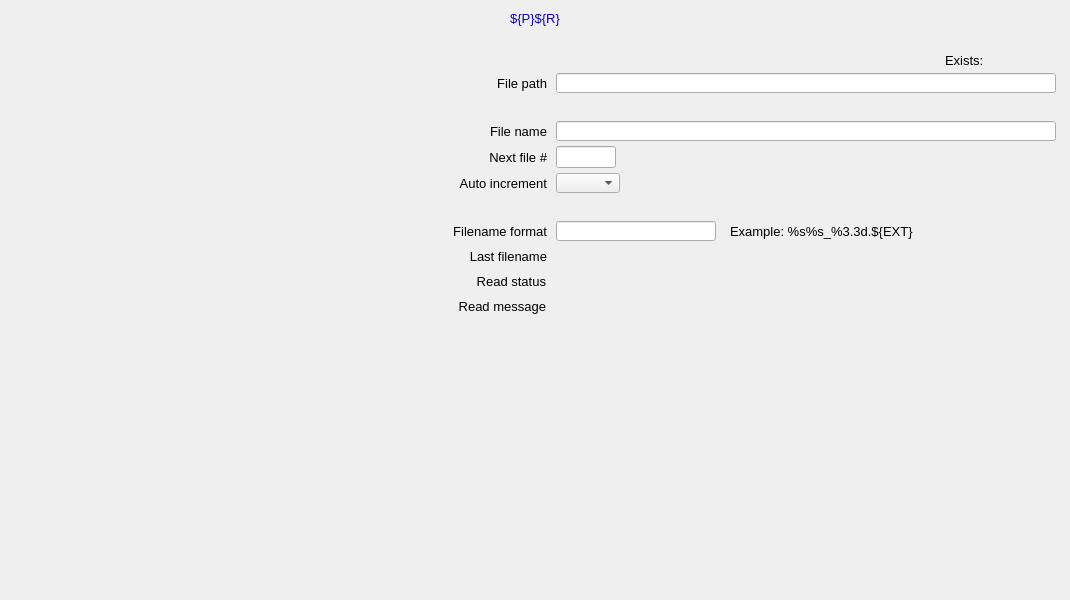
<?xml version="1.0" ?>
<ui version="4.0">
  <class>Dialog</class>
  <widget class="PyDMFrame" name="screen">
    <property name="geometry">
      <rect>
        <x>360</x>
        <y>159</y>
        <width>1070</width>
        <height>600</height>
      </rect>
    </property>
    <property name="styleSheet">
      <string notr="true">PyDMFrame#screen {
  color: rgb(0, 0, 0);
  background-color: rgb(187, 187, 187);
  }</string>
    </property>
    <property name="windowTitle">
      <string>NDProcessTIFF</string>
    </property>
    <widget class="PyDMDrawingRectangle" name="rectangle">
      <property name="geometry">
        <rect>
          <x>0</x>
          <y>5</y>
          <width>1070</width>
          <height>26</height>
        </rect>
      </property>
      <property name="brush" stdset="0">
        <brush brushstyle="SolidPattern">
          <color alpha="255">
            <red>218</red>
            <green>218</green>
            <blue>218</blue>
          </color>
        </brush>
      </property>
      <property name="penStyle" stdset="0">
        <enum>Qt::SolidLine</enum>
      </property>
      <property name="penColor" stdset="0">
        <color>
          <red>218</red>
          <green>218</green>
          <blue>218</blue>
        </color>
      </property>
      <property name="penWidth" stdset="0">
        <double>0</double>
      </property>
      <property name="penCapStyle" stdset="0">
        <enum>Qt::FlatCap</enum>
      </property>
      <property name="toolTip">
        <string>rectangle</string>
      </property>
    </widget>
    <widget class="QLabel" name="text">
      <property name="geometry">
        <rect>
          <x>0</x>
          <y>6</y>
          <width>1070</width>
          <height>25</height>
        </rect>
      </property>
      <property name="text">
        <string>${P}${R}</string>
      </property>
      <property name="font" stdset="0">
        <font>
          <pointsize>10</pointsize>
        </font>
      </property>
      <property name="brush" stdset="0">
        <brush brushstyle="SolidPattern">
          <color alpha="255">
            <red>10</red>
            <green>0</green>
            <blue>184</blue>
          </color>
        </brush>
      </property>
      <property name="toolTip">
        <string>text</string>
      </property>
      <property name="alignment">
        <set>Qt::AlignCenter</set>
      </property>
      <property name="styleSheet">
        <string notr="true">QLabel#text {
  color: rgb(10, 0, 184);
  }</string>
      </property>
    </widget>
    <widget class="PyDMEmbeddedDisplay" name="composite">
      <property name="geometry">
        <rect>
          <x>5</x>
          <y>40</y>
          <width>380</width>
          <height>555</height>
        </rect>
      </property>
      <property name="toolTip">
        <string>composite</string>
      </property>
      <property name="filename" stdset="0">
        <string>NDPluginBase.ui</string>
      </property>
    </widget>
    <widget class="PyDMDrawingRectangle" name="rectangle_1">
      <property name="geometry">
        <rect>
          <x>390</x>
          <y>40</y>
          <width>675</width>
          <height>280</height>
        </rect>
      </property>
      <property name="brush" stdset="0">
        <brush brushstyle="NoBrush">
          <color alpha="255">
            <red>0</red>
            <green>0</green>
            <blue>0</blue>
          </color>
        </brush>
      </property>
      <property name="penStyle" stdset="0">
        <enum>Qt::SolidLine</enum>
      </property>
      <property name="penColor" stdset="0">
        <color>
          <red>0</red>
          <green>0</green>
          <blue>0</blue>
        </color>
      </property>
      <property name="penWidth" stdset="0">
        <double>1</double>
      </property>
      <property name="penCapStyle" stdset="0">
        <enum>Qt::FlatCap</enum>
      </property>
      <property name="toolTip">
        <string>rectangle_1</string>
      </property>
    </widget>
    <widget class="QLabel" name="text_1">
      <property name="geometry">
        <rect>
          <x>417</x>
          <y>246</y>
          <width>130</width>
          <height>20</height>
        </rect>
      </property>
      <property name="text">
        <string>Last filename</string>
      </property>
      <property name="font" stdset="0">
        <font>
          <pointsize>10</pointsize>
        </font>
      </property>
      <property name="brush" stdset="0">
        <brush brushstyle="SolidPattern">
          <color alpha="255">
            <red>0</red>
            <green>0</green>
            <blue>0</blue>
          </color>
        </brush>
      </property>
      <property name="toolTip">
        <string>text_1</string>
      </property>
      <property name="alignment">
        <set>Qt::AlignRight|Qt::AlignTrailing|Qt::AlignVCenter</set>
      </property>
      <property name="styleSheet">
        <string notr="true">QLabel#text_1 {
  color: rgb(0, 0, 0);
  }</string>
      </property>
    </widget>
    <widget class="PyDMLabel" name="text_update">
      <property name="geometry">
        <rect>
          <x>556</x>
          <y>247</y>
          <width>500</width>
          <height>18</height>
        </rect>
      </property>
      <property name="toolTip">
        <string>PV: ${P}${R}FullFileName_RBV</string>
      </property>
      <property name="channel" stdset="0">
        <string>ca://${P}${R}FullFileName_RBV</string>
      </property>
      <property name="displayFormat" stdset="0">
        <enum>PyDMLabel::String</enum>
      </property>
      <property name="font" stdset="0">
        <font>
          <pointsize>10</pointsize>
        </font>
      </property>
      <property name="alignment">
        <set>Qt::AlignLeading|Qt::AlignLeft|Qt::AlignVCenter</set>
      </property>
      <property name="textInteractionFlags">
        <set>Qt::TextSelectableByKeyboard|Qt::TextSelectableByMouse</set>
      </property>
      <property name="styleSheet">
        <string notr="true">PyDMLabel#text_update {
  color: rgb(10, 0, 184);
  background-color: rgb(187, 187, 187);
  }</string>
      </property>
    </widget>
    <widget class="QLabel" name="text_2">
      <property name="geometry">
        <rect>
          <x>397</x>
          <y>221</y>
          <width>150</width>
          <height>20</height>
        </rect>
      </property>
      <property name="text">
        <string>Filename format</string>
      </property>
      <property name="font" stdset="0">
        <font>
          <pointsize>10</pointsize>
        </font>
      </property>
      <property name="brush" stdset="0">
        <brush brushstyle="SolidPattern">
          <color alpha="255">
            <red>0</red>
            <green>0</green>
            <blue>0</blue>
          </color>
        </brush>
      </property>
      <property name="toolTip">
        <string>text_2</string>
      </property>
      <property name="alignment">
        <set>Qt::AlignRight|Qt::AlignTrailing|Qt::AlignVCenter</set>
      </property>
      <property name="styleSheet">
        <string notr="true">QLabel#text_2 {
  color: rgb(0, 0, 0);
  }</string>
      </property>
    </widget>
    <widget class="PyDMLabel" name="text_update_1">
      <property name="geometry">
        <rect>
          <x>556</x>
          <y>198</y>
          <width>160</width>
          <height>18</height>
        </rect>
      </property>
      <property name="toolTip">
        <string>PV: ${P}${R}FileTemplate_RBV</string>
      </property>
      <property name="channel" stdset="0">
        <string>ca://${P}${R}FileTemplate_RBV</string>
      </property>
      <property name="displayFormat" stdset="0">
        <enum>PyDMLabel::String</enum>
      </property>
      <property name="font" stdset="0">
        <font>
          <pointsize>10</pointsize>
        </font>
      </property>
      <property name="alignment">
        <set>Qt::AlignLeading|Qt::AlignLeft|Qt::AlignVCenter</set>
      </property>
      <property name="textInteractionFlags">
        <set>Qt::TextSelectableByKeyboard|Qt::TextSelectableByMouse</set>
      </property>
      <property name="styleSheet">
        <string notr="true">PyDMLabel#text_update_1 {
  color: rgb(10, 0, 184);
  background-color: rgb(187, 187, 187);
  }</string>
      </property>
    </widget>
    <widget class="PyDMLineEdit" name="text_entry">
      <property name="geometry">
        <rect>
          <x>556</x>
          <y>221</y>
          <width>160</width>
          <height>20</height>
        </rect>
      </property>
      <property name="channel" stdset="0">
        <string>ca://${P}${R}FileTemplate</string>
      </property>
      <property name="toolTip">
        <string>${P}${R}FileTemplate</string>
      </property>
      <property name="displayFormat" stdset="0">
        <enum>PyDMLineEdit::String</enum>
      </property>
      <property name="font" stdset="0">
        <font>
          <pointsize>10</pointsize>
        </font>
      </property>
      <property name="styleSheet">
        <string notr="true">PyDMLineEdit#text_entry {
  color: rgb(0, 0, 0);
  background-color: rgb(115, 223, 255);
  border: 1px solid black;
  margin: 0px;
  padding: 0px;
  spacing: 0px;
  }</string>
      </property>
    </widget>
    <widget class="QLabel" name="text_3">
      <property name="geometry">
        <rect>
          <x>407</x>
          <y>173</y>
          <width>140</width>
          <height>20</height>
        </rect>
      </property>
      <property name="text">
        <string>Auto increment</string>
      </property>
      <property name="font" stdset="0">
        <font>
          <pointsize>10</pointsize>
        </font>
      </property>
      <property name="brush" stdset="0">
        <brush brushstyle="SolidPattern">
          <color alpha="255">
            <red>0</red>
            <green>0</green>
            <blue>0</blue>
          </color>
        </brush>
      </property>
      <property name="toolTip">
        <string>text_3</string>
      </property>
      <property name="alignment">
        <set>Qt::AlignRight|Qt::AlignTrailing|Qt::AlignVCenter</set>
      </property>
      <property name="styleSheet">
        <string notr="true">QLabel#text_3 {
  color: rgb(0, 0, 0);
  }</string>
      </property>
    </widget>
    <widget class="PyDMEnumComboBox" name="menu">
      <property name="geometry">
        <rect>
          <x>556</x>
          <y>173</y>
          <width>64</width>
          <height>20</height>
        </rect>
      </property>
      <property name="toolTip">
        <string>${P}${R}AutoIncrement</string>
      </property>
      <property name="channel" stdset="0">
        <string>ca://${P}${R}AutoIncrement</string>
      </property>
      <property name="font" stdset="0">
        <font>
          <pointsize>10</pointsize>
        </font>
      </property>
      <property name="styleSheet">
        <string notr="true">PyDMEnumComboBox#menu {
  color: rgb(0, 0, 0);
  background-color: rgb(115, 223, 255);
  }</string>
      </property>
    </widget>
    <widget class="PyDMLabel" name="text_update_2">
      <property name="geometry">
        <rect>
          <x>625</x>
          <y>174</y>
          <width>80</width>
          <height>18</height>
        </rect>
      </property>
      <property name="toolTip">
        <string>PV: ${P}${R}AutoIncrement_RBV</string>
      </property>
      <property name="channel" stdset="0">
        <string>ca://${P}${R}AutoIncrement_RBV</string>
      </property>
      <property name="displayFormat" stdset="0">
        <enum>PyDMLabel::String</enum>
      </property>
      <property name="font" stdset="0">
        <font>
          <pointsize>10</pointsize>
        </font>
      </property>
      <property name="alignment">
        <set>Qt::AlignLeading|Qt::AlignLeft|Qt::AlignVCenter</set>
      </property>
      <property name="textInteractionFlags">
        <set>Qt::TextSelectableByKeyboard|Qt::TextSelectableByMouse</set>
      </property>
      <property name="styleSheet">
        <string notr="true">PyDMLabel#text_update_2 {
  color: rgb(10, 0, 184);
  background-color: rgb(187, 187, 187);
  }</string>
      </property>
    </widget>
    <widget class="QLabel" name="text_4">
      <property name="geometry">
        <rect>
          <x>437</x>
          <y>147</y>
          <width>110</width>
          <height>20</height>
        </rect>
      </property>
      <property name="text">
        <string>Next file #</string>
      </property>
      <property name="font" stdset="0">
        <font>
          <pointsize>10</pointsize>
        </font>
      </property>
      <property name="brush" stdset="0">
        <brush brushstyle="SolidPattern">
          <color alpha="255">
            <red>0</red>
            <green>0</green>
            <blue>0</blue>
          </color>
        </brush>
      </property>
      <property name="toolTip">
        <string>text_4</string>
      </property>
      <property name="alignment">
        <set>Qt::AlignRight|Qt::AlignTrailing|Qt::AlignVCenter</set>
      </property>
      <property name="styleSheet">
        <string notr="true">QLabel#text_4 {
  color: rgb(0, 0, 0);
  }</string>
      </property>
    </widget>
    <widget class="PyDMLineEdit" name="text_entry_1">
      <property name="geometry">
        <rect>
          <x>556</x>
          <y>146</y>
          <width>60</width>
          <height>22</height>
        </rect>
      </property>
      <property name="channel" stdset="0">
        <string>ca://${P}${R}FileNumber</string>
      </property>
      <property name="toolTip">
        <string>${P}${R}FileNumber</string>
      </property>
      <property name="font" stdset="0">
        <font>
          <pointsize>10</pointsize>
        </font>
      </property>
      <property name="styleSheet">
        <string notr="true">PyDMLineEdit#text_entry_1 {
  color: rgb(0, 0, 0);
  background-color: rgb(115, 223, 255);
  border: 1px solid black;
  margin: 0px;
  padding: 0px;
  spacing: 0px;
  }</string>
      </property>
    </widget>
    <widget class="PyDMLabel" name="text_update_3">
      <property name="geometry">
        <rect>
          <x>621</x>
          <y>148</y>
          <width>80</width>
          <height>18</height>
        </rect>
      </property>
      <property name="toolTip">
        <string>PV: ${P}${R}FileNumber_RBV</string>
      </property>
      <property name="channel" stdset="0">
        <string>ca://${P}${R}FileNumber_RBV</string>
      </property>
      <property name="font" stdset="0">
        <font>
          <pointsize>10</pointsize>
        </font>
      </property>
      <property name="alignment">
        <set>Qt::AlignLeading|Qt::AlignLeft|Qt::AlignVCenter</set>
      </property>
      <property name="textInteractionFlags">
        <set>Qt::TextSelectableByKeyboard|Qt::TextSelectableByMouse</set>
      </property>
      <property name="styleSheet">
        <string notr="true">PyDMLabel#text_update_3 {
  color: rgb(10, 0, 184);
  background-color: rgb(187, 187, 187);
  }</string>
      </property>
    </widget>
    <widget class="QLabel" name="text_5">
      <property name="geometry">
        <rect>
          <x>457</x>
          <y>121</y>
          <width>90</width>
          <height>20</height>
        </rect>
      </property>
      <property name="text">
        <string>File name</string>
      </property>
      <property name="font" stdset="0">
        <font>
          <pointsize>10</pointsize>
        </font>
      </property>
      <property name="brush" stdset="0">
        <brush brushstyle="SolidPattern">
          <color alpha="255">
            <red>0</red>
            <green>0</green>
            <blue>0</blue>
          </color>
        </brush>
      </property>
      <property name="toolTip">
        <string>text_5</string>
      </property>
      <property name="alignment">
        <set>Qt::AlignRight|Qt::AlignTrailing|Qt::AlignVCenter</set>
      </property>
      <property name="styleSheet">
        <string notr="true">QLabel#text_5 {
  color: rgb(0, 0, 0);
  }</string>
      </property>
    </widget>
    <widget class="PyDMLineEdit" name="text_entry_2">
      <property name="geometry">
        <rect>
          <x>556</x>
          <y>121</y>
          <width>500</width>
          <height>20</height>
        </rect>
      </property>
      <property name="channel" stdset="0">
        <string>ca://${P}${R}FileName</string>
      </property>
      <property name="toolTip">
        <string>${P}${R}FileName</string>
      </property>
      <property name="displayFormat" stdset="0">
        <enum>PyDMLineEdit::String</enum>
      </property>
      <property name="font" stdset="0">
        <font>
          <pointsize>10</pointsize>
        </font>
      </property>
      <property name="styleSheet">
        <string notr="true">PyDMLineEdit#text_entry_2 {
  color: rgb(0, 0, 0);
  background-color: rgb(115, 223, 255);
  border: 1px solid black;
  margin: 0px;
  padding: 0px;
  spacing: 0px;
  }</string>
      </property>
    </widget>
    <widget class="PyDMLabel" name="text_update_4">
      <property name="geometry">
        <rect>
          <x>556</x>
          <y>98</y>
          <width>175</width>
          <height>18</height>
        </rect>
      </property>
      <property name="toolTip">
        <string>PV: ${P}${R}FileName_RBV</string>
      </property>
      <property name="channel" stdset="0">
        <string>ca://${P}${R}FileName_RBV</string>
      </property>
      <property name="displayFormat" stdset="0">
        <enum>PyDMLabel::String</enum>
      </property>
      <property name="font" stdset="0">
        <font>
          <pointsize>10</pointsize>
        </font>
      </property>
      <property name="alignment">
        <set>Qt::AlignLeading|Qt::AlignLeft|Qt::AlignVCenter</set>
      </property>
      <property name="textInteractionFlags">
        <set>Qt::TextSelectableByKeyboard|Qt::TextSelectableByMouse</set>
      </property>
      <property name="styleSheet">
        <string notr="true">PyDMLabel#text_update_4 {
  color: rgb(10, 0, 184);
  background-color: rgb(187, 187, 187);
  }</string>
      </property>
    </widget>
    <widget class="PyDMLabel" name="text_update_5">
      <property name="geometry">
        <rect>
          <x>556</x>
          <y>50</y>
          <width>385</width>
          <height>18</height>
        </rect>
      </property>
      <property name="toolTip">
        <string>PV: ${P}${R}FilePath_RBV</string>
      </property>
      <property name="channel" stdset="0">
        <string>ca://${P}${R}FilePath_RBV</string>
      </property>
      <property name="displayFormat" stdset="0">
        <enum>PyDMLabel::String</enum>
      </property>
      <property name="font" stdset="0">
        <font>
          <pointsize>10</pointsize>
        </font>
      </property>
      <property name="alignment">
        <set>Qt::AlignLeading|Qt::AlignLeft|Qt::AlignVCenter</set>
      </property>
      <property name="textInteractionFlags">
        <set>Qt::TextSelectableByKeyboard|Qt::TextSelectableByMouse</set>
      </property>
      <property name="styleSheet">
        <string notr="true">PyDMLabel#text_update_5 {
  color: rgb(10, 0, 184);
  background-color: rgb(187, 187, 187);
  }</string>
      </property>
    </widget>
    <widget class="QLabel" name="text_6">
      <property name="geometry">
        <rect>
          <x>457</x>
          <y>73</y>
          <width>90</width>
          <height>20</height>
        </rect>
      </property>
      <property name="text">
        <string>File path</string>
      </property>
      <property name="font" stdset="0">
        <font>
          <pointsize>10</pointsize>
        </font>
      </property>
      <property name="brush" stdset="0">
        <brush brushstyle="SolidPattern">
          <color alpha="255">
            <red>0</red>
            <green>0</green>
            <blue>0</blue>
          </color>
        </brush>
      </property>
      <property name="toolTip">
        <string>text_6</string>
      </property>
      <property name="alignment">
        <set>Qt::AlignRight|Qt::AlignTrailing|Qt::AlignVCenter</set>
      </property>
      <property name="styleSheet">
        <string notr="true">QLabel#text_6 {
  color: rgb(0, 0, 0);
  }</string>
      </property>
    </widget>
    <widget class="PyDMLineEdit" name="text_entry_3">
      <property name="geometry">
        <rect>
          <x>556</x>
          <y>73</y>
          <width>500</width>
          <height>20</height>
        </rect>
      </property>
      <property name="channel" stdset="0">
        <string>ca://${P}${R}FilePath</string>
      </property>
      <property name="toolTip">
        <string>${P}${R}FilePath</string>
      </property>
      <property name="displayFormat" stdset="0">
        <enum>PyDMLineEdit::String</enum>
      </property>
      <property name="font" stdset="0">
        <font>
          <pointsize>10</pointsize>
        </font>
      </property>
      <property name="styleSheet">
        <string notr="true">PyDMLineEdit#text_entry_3 {
  color: rgb(0, 0, 0);
  background-color: rgb(115, 223, 255);
  border: 1px solid black;
  margin: 0px;
  padding: 0px;
  spacing: 0px;
  }</string>
      </property>
    </widget>
    <widget class="QLabel" name="text_7">
      <property name="geometry">
        <rect>
          <x>945</x>
          <y>50</y>
          <width>70</width>
          <height>20</height>
        </rect>
      </property>
      <property name="text">
        <string>Exists:</string>
      </property>
      <property name="font" stdset="0">
        <font>
          <pointsize>10</pointsize>
        </font>
      </property>
      <property name="brush" stdset="0">
        <brush brushstyle="SolidPattern">
          <color alpha="255">
            <red>0</red>
            <green>0</green>
            <blue>0</blue>
          </color>
        </brush>
      </property>
      <property name="toolTip">
        <string>text_7</string>
      </property>
      <property name="alignment">
        <set>Qt::AlignLeading|Qt::AlignLeft|Qt::AlignVCenter</set>
      </property>
      <property name="styleSheet">
        <string notr="true">QLabel#text_7 {
  color: rgb(0, 0, 0);
  }</string>
      </property>
    </widget>
    <widget class="PyDMLabel" name="text_update_6">
      <property name="geometry">
        <rect>
          <x>1020</x>
          <y>50</y>
          <width>40</width>
          <height>20</height>
        </rect>
      </property>
      <property name="toolTip">
        <string>PV: ${P}${R}FilePathExists_RBV</string>
      </property>
      <property name="channel" stdset="0">
        <string>ca://${P}${R}FilePathExists_RBV</string>
      </property>
      <property name="displayFormat" stdset="0">
        <enum>PyDMLabel::String</enum>
      </property>
      <property name="font" stdset="0">
        <font>
          <pointsize>10</pointsize>
        </font>
      </property>
      <property name="alignment">
        <set>Qt::AlignLeading|Qt::AlignLeft|Qt::AlignVCenter</set>
      </property>
      <property name="textInteractionFlags">
        <set>Qt::TextSelectableByKeyboard|Qt::TextSelectableByMouse</set>
      </property>
      <property name="styleSheet">
        <string notr="true">PyDMLabel#text_update_6 {
  color: rgb(0, 0, 0);
  background-color: rgb(218, 218, 218);
  }</string>
      </property>
    </widget>
    <widget class="QLabel" name="text_8">
      <property name="geometry">
        <rect>
          <x>730</x>
          <y>221</y>
          <width>260</width>
          <height>20</height>
        </rect>
      </property>
      <property name="text">
        <string>Example: %s%s_%3.3d.${EXT}</string>
      </property>
      <property name="font" stdset="0">
        <font>
          <pointsize>10</pointsize>
        </font>
      </property>
      <property name="brush" stdset="0">
        <brush brushstyle="SolidPattern">
          <color alpha="255">
            <red>0</red>
            <green>0</green>
            <blue>0</blue>
          </color>
        </brush>
      </property>
      <property name="toolTip">
        <string>text_8</string>
      </property>
      <property name="alignment">
        <set>Qt::AlignLeading|Qt::AlignLeft|Qt::AlignVCenter</set>
      </property>
      <property name="styleSheet">
        <string notr="true">QLabel#text_8 {
  color: rgb(0, 0, 0);
  }</string>
      </property>
    </widget>
    <widget class="PyDMFrame" name="composite_1">
      <property name="geometry">
        <rect>
          <x>426</x>
          <y>271</y>
          <width>634</width>
          <height>45</height>
        </rect>
      </property>
      <widget class="QLabel" name="text_9">
        <property name="geometry">
          <rect>
            <x>10</x>
            <y>0</y>
            <width>110</width>
            <height>20</height>
          </rect>
        </property>
        <property name="text">
          <string>Read status</string>
        </property>
        <property name="font" stdset="0">
          <font>
            <pointsize>10</pointsize>
          </font>
        </property>
        <property name="brush" stdset="0">
          <brush brushstyle="SolidPattern">
            <color alpha="255">
              <red>0</red>
              <green>0</green>
              <blue>0</blue>
            </color>
          </brush>
        </property>
        <property name="toolTip">
          <string>text_9</string>
        </property>
        <property name="alignment">
          <set>Qt::AlignRight|Qt::AlignTrailing|Qt::AlignVCenter</set>
        </property>
        <property name="styleSheet">
          <string notr="true">QLabel#text_9 {
  color: rgb(0, 0, 0);
  }</string>
        </property>
      </widget>
      <widget class="PyDMLabel" name="text_update_7">
        <property name="geometry">
          <rect>
            <x>129</x>
            <y>0</y>
            <width>120</width>
            <height>20</height>
          </rect>
        </property>
        <property name="toolTip">
          <string>PV: ${P}${R}WriteStatus</string>
        </property>
        <property name="channel" stdset="0">
          <string>ca://${P}${R}WriteStatus</string>
        </property>
        <property name="displayFormat" stdset="0">
          <enum>PyDMLabel::String</enum>
        </property>
        <property name="font" stdset="0">
          <font>
            <pointsize>10</pointsize>
          </font>
        </property>
        <property name="alignment">
          <set>Qt::AlignLeading|Qt::AlignLeft|Qt::AlignVCenter</set>
        </property>
        <property name="textInteractionFlags">
          <set>Qt::TextSelectableByKeyboard|Qt::TextSelectableByMouse</set>
        </property>
        <property name="styleSheet">
          <string notr="true">PyDMLabel#text_update_7 {
  color: rgb(40, 147, 21);
  background-color: rgb(187, 187, 187);
  }</string>
        </property>
      </widget>
      <widget class="QLabel" name="text_10">
        <property name="geometry">
          <rect>
            <x>0</x>
            <y>25</y>
            <width>120</width>
            <height>20</height>
          </rect>
        </property>
        <property name="text">
          <string>Read message</string>
        </property>
        <property name="font" stdset="0">
          <font>
            <pointsize>10</pointsize>
          </font>
        </property>
        <property name="brush" stdset="0">
          <brush brushstyle="SolidPattern">
            <color alpha="255">
              <red>0</red>
              <green>0</green>
              <blue>0</blue>
            </color>
          </brush>
        </property>
        <property name="toolTip">
          <string>text_10</string>
        </property>
        <property name="alignment">
          <set>Qt::AlignRight|Qt::AlignTrailing|Qt::AlignVCenter</set>
        </property>
        <property name="styleSheet">
          <string notr="true">QLabel#text_10 {
  color: rgb(0, 0, 0);
  }</string>
        </property>
      </widget>
      <widget class="PyDMLabel" name="text_update_8">
        <property name="geometry">
          <rect>
            <x>129</x>
            <y>28</y>
            <width>505</width>
            <height>14</height>
          </rect>
        </property>
        <property name="toolTip">
          <string>PV: ${P}${R}WriteMessage</string>
        </property>
        <property name="channel" stdset="0">
          <string>ca://${P}${R}WriteMessage</string>
        </property>
        <property name="displayFormat" stdset="0">
          <enum>PyDMLabel::String</enum>
        </property>
        <property name="font" stdset="0">
          <font>
            <pointsize>8</pointsize>
          </font>
        </property>
        <property name="alignment">
          <set>Qt::AlignLeading|Qt::AlignLeft|Qt::AlignVCenter</set>
        </property>
        <property name="textInteractionFlags">
          <set>Qt::TextSelectableByKeyboard|Qt::TextSelectableByMouse</set>
        </property>
        <property name="styleSheet">
          <string notr="true">PyDMLabel#text_update_8 {
  color: rgb(253, 0, 0);
  background-color: rgb(218, 218, 218);
  }</string>
        </property>
      </widget>
    </widget>
  </widget>
  <customwidgets>
    <customwidget>
      <class>PyDMDrawingRectangle</class>
      <extends>QWidget</extends>
      <header>pydm.widgets.drawing</header>
    </customwidget>
    <customwidget>
      <class>PyDMLabel</class>
      <extends>QLabel</extends>
      <header>pydm.widgets.label</header>
    </customwidget>
    <customwidget>
      <class>PyDMEmbeddedDisplay</class>
      <extends>QFrame</extends>
      <header>pydm.widgets.embedded_display</header>
    </customwidget>
    <customwidget>
      <class>PyDMLineEdit</class>
      <extends>QLineEdit</extends>
      <header>pydm.widgets.line_edit</header>
    </customwidget>
    <customwidget>
      <class>PyDMEnumComboBox</class>
      <extends>QComboBox</extends>
      <header>pydm.widgets.enum_combo_box</header>
    </customwidget>
    <customwidget>
      <class>PyDMFrame</class>
      <extends>QFrame</extends>
      <header>pydm.widgets.frame</header>
    </customwidget>
  </customwidgets>
</ui>
